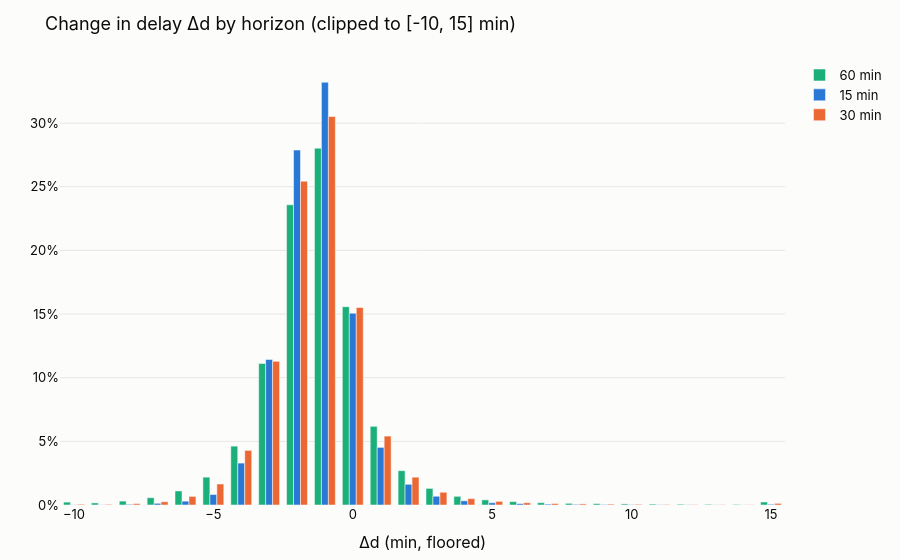

Write notebook code for a chart like this one.
### Code cell
# 2.2 Chart: distribution of Δd by horizon (clipped to [-10, 15] min)
hist = q("""
SELECT horizon_min, greatest(least(floor(delta_min), 15), -10) AS minute, count(*) AS n
FROM labels WHERE label_status = 'ok'
GROUP BY ALL ORDER BY minute
""")
hist["share"] = hist["n"] / hist.groupby("horizon_min")["n"].transform("sum")
hist["horizon"] = hist["horizon_min"].astype(str) + " min"
fig = px.bar(hist, x="minute", y="share", color="horizon", barmode="group",
             color_discrete_map={f"{h} min": c for h, c in HORIZON_COLORS.items()},
             title="Change in delay Δd by horizon (clipped to [-10, 15] min)")
fig.update_layout(yaxis_tickformat=".0%", xaxis_title="Δd (min, floored)", yaxis_title=None,
                  legend_title=None)
fig.show()

### Figure 1 — Plotly figure (JSON) as saved in the notebook; plotly's stock layout.template omitted (floating-point values rounded to 4 significant figures)
{"data": [{"alignmentgroup": "True", "hovertemplate": "horizon=60 min<br>minute=%{x}<br>share=%{y}<extra></extra>", "legendgroup": "60 min", "marker": {"color": "#1baf7a", "pattern": {"shape": ""}}, "name": "60 min", "offsetgroup": "60 min", "orientation": "v", "showlegend": true, "textposition": "auto", "type": "bar", "x": [-10.0, -9.0, -8.0, -7.0, -6.0, -5.0, -4.0, -3.0, -2.0, -1.0, 0.0, 1.0, 2.0, 3.0, 4.0, 5.0, 6.0, 7.0, 8.0, 9.0, 10.0, 11.0, 12.0, 13.0, 14.0, 15.0], "xaxis": "x", "y": [0.002281, 0.001644, 0.003053, 0.005741, 0.01105, 0.02186, 0.04624, 0.1112, 0.2358, 0.2803, 0.1558, 0.06181, 0.02696, 0.01305, 0.006818, 0.004034, 0.002669, 0.001823, 0.001306, 0.001082, 0.000866, 0.0007151, 0.0006098, 0.0005403, 0.0004727, 0.002372], "yaxis": "y"}, {"alignmentgroup": "True", "hovertemplate": "horizon=15 min<br>minute=%{x}<br>share=%{y}<extra></extra>", "legendgroup": "15 min", "marker": {"color": "#2a78d6", "pattern": {"shape": ""}}, "name": "15 min", "offsetgroup": "15 min", "orientation": "v", "showlegend": true, "textposition": "auto", "type": "bar", "x": [-10.0, -9.0, -8.0, -7.0, -6.0, -5.0, -4.0, -3.0, -2.0, -1.0, 0.0, 1.0, 2.0, 3.0, 4.0, 5.0, 6.0, 7.0, 8.0, 9.0, 10.0, 11.0, 12.0, 13.0, 14.0, 15.0], "xaxis": "x", "y": [0.0001771, 0.0001602, 0.0005317, 0.001324, 0.003017, 0.008257, 0.03293, 0.1143, 0.2788, 0.3321, 0.1507, 0.04526, 0.01626, 0.00687, 0.003298, 0.001791, 0.001082, 0.0006906, 0.000511, 0.0003999, 0.0003017, 0.0002441, 0.0001924, 0.000148, 0.0001277, 0.000589], "yaxis": "y"}, {"alignmentgroup": "True", "hovertemplate": "horizon=30 min<br>minute=%{x}<br>share=%{y}<extra></extra>", "legendgroup": "30 min", "marker": {"color": "#eb6834", "pattern": {"shape": ""}}, "name": "30 min", "offsetgroup": "30 min", "orientation": "v", "showlegend": true, "textposition": "auto", "type": "bar", "x": [-10.0, -9.0, -8.0, -7.0, -6.0, -5.0, -4.0, -3.0, -2.0, -1.0, 0.0, 1.0, 2.0, 3.0, 4.0, 5.0, 6.0, 7.0, 8.0, 9.0, 10.0, 11.0, 12.0, 13.0, 14.0, 15.0], "xaxis": "x", "y": [0.0006037, 0.000515, 0.001105, 0.002562, 0.006749, 0.01651, 0.04289, 0.1128, 0.2544, 0.3051, 0.1552, 0.05414, 0.02184, 0.01002, 0.005062, 0.002834, 0.001765, 0.001174, 0.0008684, 0.000681, 0.0005473, 0.0004318, 0.0003605, 0.0002915, 0.0002503, 0.00128], "yaxis": "y"}], "layout": {"barmode": "group", "legend": {"title": {}, "tracegroupgap": 0}, "title": {"text": "Change in delay Δd by horizon (clipped to [-10, 15] min)"}, "xaxis": {"anchor": "y", "domain": [0, 1], "title": {"text": "Δd (min, floored)"}}, "yaxis": {"anchor": "x", "domain": [0, 1], "tickformat": ".0%", "title": {}}}}
